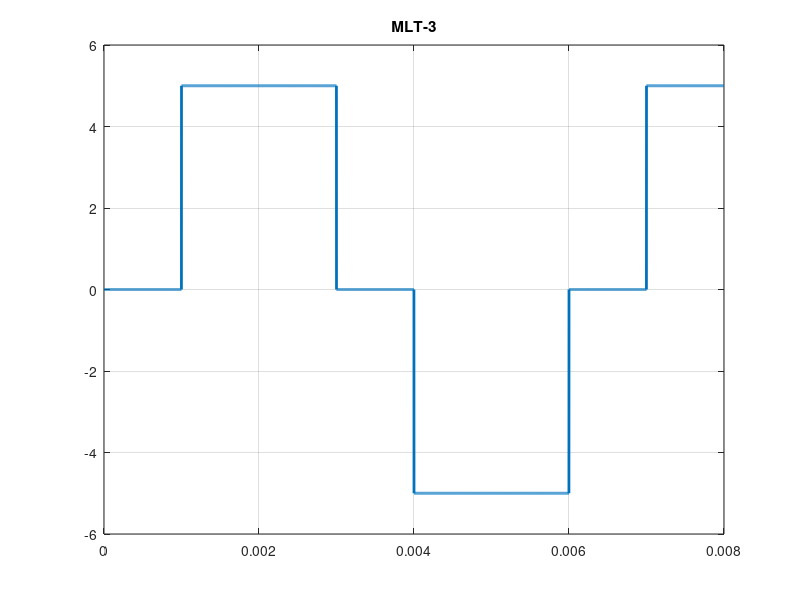

Source code (MATLAB): (Note: this script raises an error after producing the figure.)
clc;
close all;
clear all;

bits = [0 1 0 1 1 0 1 1];
bitRate = 1;
n = 1000;
T = length(bits)/n;
N = length(bits)*n;
dt = T/N;
t = 0:dt:T-dt;
lastLevel = 0;
lastNonZero = -5;
x = zeros(1, length(t));

for i=1:length(bits)
    if (bits(i) == 0)
        x(((i-1)*n)+1 : i*n) = lastLevel;
    else
        if( lastLevel == 0)
            lastNonZero = lastNonZero * (-1);
            x(((i-1)*n)+1 : i*n) = lastNonZero;
            lastLevel = lastNonZero;
        else
            lastLevel = 0;
        end    
    end
end
plot(t,x, 'Linewidth', 2);
grid on;
title('MLT-3');
ax = gca;
ax.XAxis.Exponent = -3;

%decoding
y = ones(1, length(x)/n);
lastLevel = 0;
lastNonZero = -5;

for i=1:length(y)
    if(x((i-1)*n+1) == lastLevel)
        y(i) = 0;
    else
        lastLevel = x((i-1)*n+1);
    end
end

disp(y);

